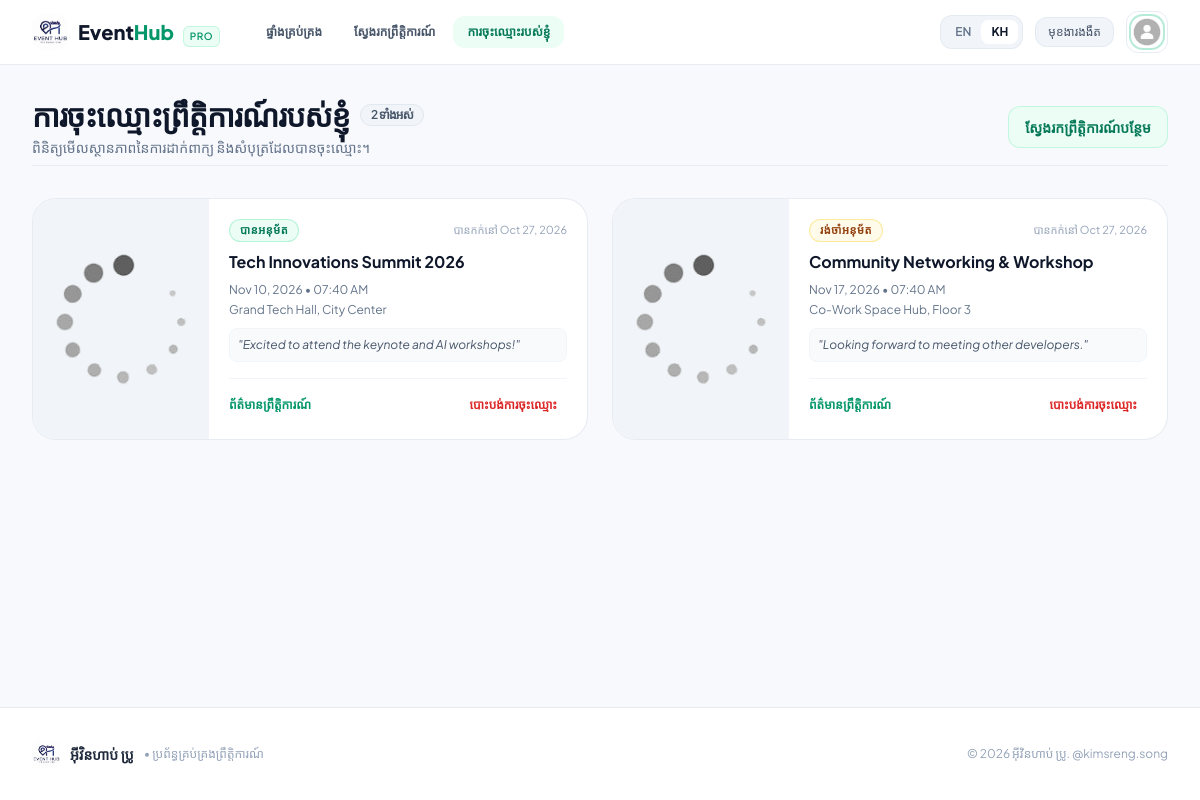
The page /?page=my-registrations&lang=kh (signed in) on the database its author committed.
### tables this page shows
CREATE TABLE IF NOT EXISTS `tbl_users` (
  `id` INT AUTO_INCREMENT PRIMARY KEY,
  `name` VARCHAR(100) NOT NULL,
  `username` VARCHAR(50) NOT NULL UNIQUE,
  `passwd` VARCHAR(255) NOT NULL,
  `level` ENUM('admin', 'user') NOT NULL DEFAULT 'user',
  `photo` MEDIUMTEXT DEFAULT NULL,
  `created_at` TIMESTAMP DEFAULT CURRENT_TIMESTAMP
);

CREATE TABLE IF NOT EXISTS `tbl_registrations` (
  `id` INT AUTO_INCREMENT PRIMARY KEY,
  `event_id` INT NOT NULL,
  `user_id` INT NOT NULL,
  `note` TEXT DEFAULT NULL,
  `status` ENUM('pending', 'approved', 'rejected') NOT NULL DEFAULT 'pending',
  `created_at` TIMESTAMP DEFAULT CURRENT_TIMESTAMP,
  CONSTRAINT `fk_reg_event` FOREIGN KEY (`event_id`) REFERENCES `tbl_events` (`id`) ON DELETE CASCADE ON UPDATE CASCADE,
  CONSTRAINT `fk_reg_user` FOREIGN KEY (`user_id`) REFERENCES `tbl_users` (`id`) ON DELETE CASCADE ON UPDATE CASCADE
);

CREATE TABLE IF NOT EXISTS `tbl_events` (
  `id` INT AUTO_INCREMENT PRIMARY KEY,
  `title` VARCHAR(150) NOT NULL,
  `description` TEXT NOT NULL,
  `location` VARCHAR(150) NOT NULL,
  `event_date` DATETIME NOT NULL,
  `capacity` INT NOT NULL DEFAULT 50,
  `image` MEDIUMTEXT DEFAULT NULL,
  `created_at` TIMESTAMP DEFAULT CURRENT_TIMESTAMP
);

### pages/my-registrations.php (the view, shortened to what the rows shown need)
<?php
$regs = getMyRegistrations($user->id);
$total = ($regs && is_object($regs)) ? $regs->num_rows : 0;
?>
<div class="space-y-8">
    <div class="flex flex-col sm:flex-row sm:items-center sm:justify-between gap-4 pb-2 border-b border-slate-200/70 dark:border-slate-700/60">
        <div>
            <h1 class="text-2xl sm:text-3xl font-extrabold text-slate-900 dark:text-white tracking-tight flex items-center gap-2.5">
                <span><?= __('my_regs_title') ?></span>
                <span class="text-xs font-semibold px-2.5 py-0.5 rounded-full bg-slate-100 dark:bg-slate-700 text-slate-600 dark:text-slate-300 border border-slate-200 dark:border-slate-600">
                    <?= $total ?> <?= __('all') ?>
                </span>
            </h1>
        </div>
    </div>
    <?php if ($total > 0): ?>
        <div class="grid grid-cols-1 md:grid-cols-2 gap-6">
            <?php while ($row = $regs->fetch_object()):
                $statusBadge = match($row->status) {
                    'approved' => 'bg-emerald-50 dark:bg-emerald-950/40 text-emerald-700 dark:text-emerald-300 border-emerald-200/80 dark:border-emerald-800/40',
                    'rejected' => 'bg-red-50 dark:bg-red-950/40 text-red-700 dark:text-red-300 border-red-200/80 dark:border-red-800/40',
                    default    => 'bg-amber-50 dark:bg-amber-950/40 text-amber-800 dark:text-amber-300 border-amber-200/80 dark:border-amber-800/40'
                };
                $dateStr = date('M d, Y', strtotime($row->event_date));
                $timeStr = date('h:i A', strtotime($row->event_date));
                $imgSrc  = $row->image ? htmlspecialchars($row->image) : './assets/images/loading.png';
            ?>
                <div class="bg-white dark:bg-slate-800 rounded-3xl border border-slate-200/80 dark:border-slate-700/80 shadow-xs hover:shadow-md transition-shadow overflow-hidden flex flex-col sm:flex-row">
                    <div class="sm:w-44 h-40 sm:h-auto bg-slate-100 dark:bg-slate-700/50 relative shrink-0">
                        <img src="<?= $imgSrc ?>"
                             alt="<?= htmlspecialchars($row->title) ?>"
                             class="w-full h-full object-cover"
                             onerror="this.src='./assets/images/loading.png'">
                    </div>
                    <div class="p-5 flex flex-col justify-between flex-grow">
                        <div>
                            <div class="hidden sm:flex items-center justify-between gap-2 mb-2">
                                <span class="px-2.5 py-0.5 rounded-full text-[11px] font-bold uppercase tracking-wider border <?= $statusBadge ?>">
                                    <?= __($row->status) ?>
                                </span>
                                <span class="text-[11px] text-slate-400 dark:text-slate-500">
                                    <?= __('booked_on') ?> <?= date('M d, Y', strtotime($row->created_at)) ?>
                                </span>
                            </div>
                            <h3 class="font-bold text-slate-900 dark:text-white text-base line-clamp-1 hover:text-emerald-600 dark:hover:text-emerald-400 transition">
                                <a href="./?page=event/detail&id=<?= $row->event_id ?>">
                                    <?= htmlspecialchars($row->title) ?>
                                </a>
                            </h3>
                            <div class="mt-2 space-y-1 text-xs text-slate-500 dark:text-slate-400">
                                <div class="flex items-center gap-1.5">
                                    <span><?= $dateStr ?> &bull; <?= $timeStr ?></span>
                                </div>
                                <div class="flex items-center gap-1.5">
                                    <span class="truncate"><?= htmlspecialchars($row->location) ?></span>
                                </div>
                            </div>
                            <?php if (!empty($row->note)): ?>
                                <p class="mt-2.5 text-xs text-slate-600 dark:text-slate-300 italic bg-slate-50 dark:bg-slate-700/50 p-2 rounded-lg border border-slate-100 dark:border-slate-700">
                                    "<?= htmlspecialchars($row->note) ?>"
                                </p>
                            <?php endif; ?>
                        </div>
                        <div class="mt-4 pt-3 border-t border-slate-100 dark:border-slate-700/60 flex items-center justify-between gap-3">
                            <a href="./?page=event/detail&id=<?= $row->event_id ?>"
                               class="text-xs font-semibold text-emerald-600 dark:text-emerald-400 hover:text-emerald-700 flex items-center gap-1">
                                <span><?= __('event_info_link') ?></span>
                            </a>
                            <?php if ($row->status !== 'rejected'): ?>
                                <a href="./?page=event/cancel&event_id=<?= $row->event_id ?>"
                                   class="confirm-action text-xs font-semibold text-red-600 dark:text-red-400 hover:text-red-700 hover:bg-red-50 dark:hover:bg-red-950/30 px-2.5 py-1.5 rounded-lg transition"
                                   data-confirm-title="<?= __('confirm_title') ?>"
                                   data-confirm-text="<?= __('cancel_reg_confirm') ?>"
                                   data-confirm-btn="<?= __('confirm_yes') ?>"
                                   data-confirm-icon="warning"
                                   data-confirm-color="red">
                                    <?= __('cancel_reg') ?>
                                </a>
                            <?php endif; ?>
                        </div>
                    </div>
                </div>
            <?php endwhile; ?>
        </div>
    <?php endif; ?>
</div>

### includes/navbar.inc.php (shortened to what the rows shown need)
<?php
$currentLang = getLang();
?>
<?php if ($isAdmin): ?>
    <header class="sticky top-0 z-30 bg-white/95 dark:bg-slate-900/95 backdrop-blur-md border-b border-slate-200/90 dark:border-slate-800 shadow-xs h-16 flex items-center justify-between px-4 sm:px-6 lg:px-8 transition-colors duration-200">
        <div class="flex items-center gap-2.5">
            <button id="openAdminSidebar"
                    type="button"
                    class="p-2 rounded-xl text-slate-600 dark:text-slate-300 hover:text-slate-900 dark:hover:text-white hover:bg-slate-100 dark:hover:bg-slate-800 lg:hidden transition"
                    title="Open sidebar">
                <?= getIcon('menu', 'w-5 h-5') ?>
            </button>
            <a href="./?page=dashboard" class="flex lg:hidden items-center gap-2" title="EventHub Pro">
                <img src="./assets/images/Event_mgt_logo.jpg" alt="EventHub Pro" class="w-8 h-8 rounded-xl object-cover">
            </a>
            <button id="toggleAdminSidebarDesktop"
                    type="button"
                    class="hidden lg:flex p-2 rounded-xl text-slate-600 dark:text-slate-300 hover:text-slate-900 dark:hover:text-white hover:bg-slate-100 dark:hover:bg-slate-800 border border-slate-200/80 dark:border-slate-700 transition"
                    title="Toggle sidebar">
                <?= getIcon('sidebar', 'w-4 h-4 text-current') ?>
            </button>
            <a href="./?page=events" class="hidden sm:flex items-center gap-2 text-xs text-slate-500 hover:text-slate-800 dark:text-slate-400 dark:hover:text-slate-200 bg-slate-100 dark:bg-slate-800 px-3 py-1.5 rounded-xl border border-slate-200/80 dark:border-slate-700 transition">
                <?= getIcon('search', 'w-3.5 h-3.5 text-current') ?>
                <span><?= __('search_placeholder') ?></span>
            </a>
        </div>
        <div class="flex items-center gap-3">
            <div class="flex items-center bg-slate-100 dark:bg-slate-800 p-1 rounded-xl border border-slate-200/80 dark:border-slate-700 text-xs font-semibold">
                <a href="?<?= http_build_query(array_merge($_GET, ['lang' => 'en'])) ?>"
                   class="px-2.5 py-1 rounded-lg transition <?= $currentLang === 'en' ? 'bg-white dark:bg-slate-700 text-slate-900 dark:text-white shadow-xs font-bold' : 'text-slate-500 dark:text-slate-400 hover:text-slate-900 dark:hover:text-white' ?>"
                   title="English">
                    EN
                </a>
                <a href="?<?= http_build_query(array_merge($_GET, ['lang' => 'kh'])) ?>"
                   class="px-2.5 py-1 rounded-lg transition <?= $currentLang === 'kh' ? 'bg-white dark:bg-slate-700 text-slate-900 dark:text-white shadow-xs font-bold' : 'text-slate-500 dark:text-slate-400 hover:text-slate-900 dark:hover:text-white' ?>"
                   title="ភាសាខ្មែរ">
                    KH
                </a>
            </div>
            <button type="button"
                    id="themeToggleBtnAdmin"
                    class="flex items-center gap-2 px-3 py-1.5 rounded-xl text-xs font-semibold text-slate-600 dark:text-slate-300 hover:text-slate-900 dark:hover:text-white bg-slate-100 dark:bg-slate-800 hover:bg-slate-200/70 dark:hover:bg-slate-700 border border-slate-200/80 dark:border-slate-700 transition"
                    title="<?= __('dark_mode') ?>">
                <span class="dark:hidden flex items-center gap-1.5 text-current">
                    <?= getIcon('moon', 'w-4 h-4 text-current') ?>
                    <span class="hidden sm:inline font-medium text-current"><?= __('dark_mode') ?></span>
                </span>
                <span class="hidden dark:flex items-center gap-1.5 text-current">
                    <?= getIcon('sun', 'w-4 h-4 text-current') ?>
                    <span class="hidden sm:inline font-medium text-current"><?= __('light_mode') ?></span>
                </span>
            </button>
            <a href="./?page=profile" class="flex items-center gap-2 p-1 rounded-xl hover:bg-slate-100 dark:hover:bg-slate-800 transition">
                <img class="w-8 h-8 rounded-xl object-cover ring-2 ring-emerald-500/40"
                     src="<?= htmlspecialchars($user->photo ?: './assets/images/Profile_PNG.png') ?>"
                     alt="<?= htmlspecialchars($user->name) ?>"
                     onerror="this.src='./assets/images/Profile_PNG.png'">
            </a>
        </div>
    </header>
<?php else: ?>
    <nav class="sticky top-0 z-40 bg-white/95 dark:bg-slate-900/95 backdrop-blur-md border-b border-slate-200/80 dark:border-slate-800 shadow-xs transition-colors duration-200">
        <div class="max-w-7xl mx-auto px-4 sm:px-6 lg:px-8">
            <div class="flex items-center justify-between h-16">
                <div class="hidden md:flex items-center gap-3">
                    <?php if (empty($user)): ?>
                        <a href="./?page=login"
                           class="inline-flex items-center gap-2 px-4 py-2 rounded-xl text-xs font-semibold text-slate-700 dark:text-slate-200 hover:text-emerald-600 hover:bg-slate-100 dark:hover:bg-slate-800 transition">
                            <?= getIcon('login', 'w-4 h-4') ?>
                            <span><?= __('nav_login') ?></span>
                        </a>
                        <a href="./?page=register"
                           class="inline-flex items-center gap-2 px-4 py-2 rounded-xl text-xs font-semibold text-white bg-gradient-to-r from-emerald-600 to-teal-600 hover:from-emerald-700 hover:to-teal-700 shadow-sm shadow-emerald-500/25 transition">
                            <?= getIcon('user-plus', 'w-4 h-4') ?>
                            <span><?= __('nav_register') ?></span>
                        </a>
                    <?php else: ?>
                        <div class="relative" id="userMenuWrapper">
                            <button type="button"
                                    id="userMenuButton"
                                    class="flex items-center p-1 rounded-xl hover:bg-slate-100 dark:hover:bg-slate-800 transition border border-slate-200/80 dark:border-slate-700 focus:outline-hidden"
                                    title="<?= htmlspecialchars($user->name) ?>">
                                <img class="w-8 h-8 rounded-xl object-cover ring-2 ring-emerald-500/30"
                                     src="<?= htmlspecialchars($user->photo ?: './assets/images/Profile_PNG.png') ?>"
                                     alt="<?= htmlspecialchars($user->name) ?>"
                                     onerror="this.src='./assets/images/Profile_PNG.png'">
                            </button>
                        </div>
                    <?php endif; ?>
                </div>
            </div>
        </div>
    </nav>
<?php endif; ?>

### rows shown on the page
tbl_users: photo (picture)
tbl_registrations: event.image (picture), status "បានអនុម័ត", created_at "Oct 27, 2026", event.title "Tech Innovations Summit 2026", event.event_date "Nov 10, 2026", event.event_date "07:40 AM", event.location "Grand Tech Hall, City Center", note "Excited to attend the keynote and AI workshops!"
tbl_registrations: event.image (picture), status "រង់ចាំអនុម័ត", created_at "Oct 27, 2026", event.title "Community Networking & Workshop", event.event_date "Nov 17, 2026", event.event_date "07:40 AM", event.location "Co-Work Space Hub, Floor 3", note "Looking forward to meeting other developers."

### other values the page prints
__('nav_dashboard') "ផ្ទាំងគ្រប់គ្រង"
__('nav_explore') "ស្វែងរកព្រឹត្តិការណ៍"
__('nav_my_bookings') "ការចុះឈ្មោះរបស់ខ្ញុំ"
__('dark_mode') "មុខងារងងឹត"
__('my_regs_title') "ការចុះឈ្មោះព្រឹត្តិការណ៍របស់ខ្ញុំ"
$total "2"
__('all') "ទាំងអស់"
__('my_regs_subtitle') "ពិនិត្យមើលស្ថានភាពនៃការដាក់ពាក្យ និងសំបុត្រដែលបានចុះឈ្មោះ។"
__('browse_more_events') "ស្វែងរកព្រឹត្តិការណ៍បន្ថែម"
__('app_name') "អ៊ីវិនហាប់ ប្រូ"
__('app_tagline') "ប្រព័ន្ធគ្រប់គ្រងព្រឹត្តិការណ៍"
